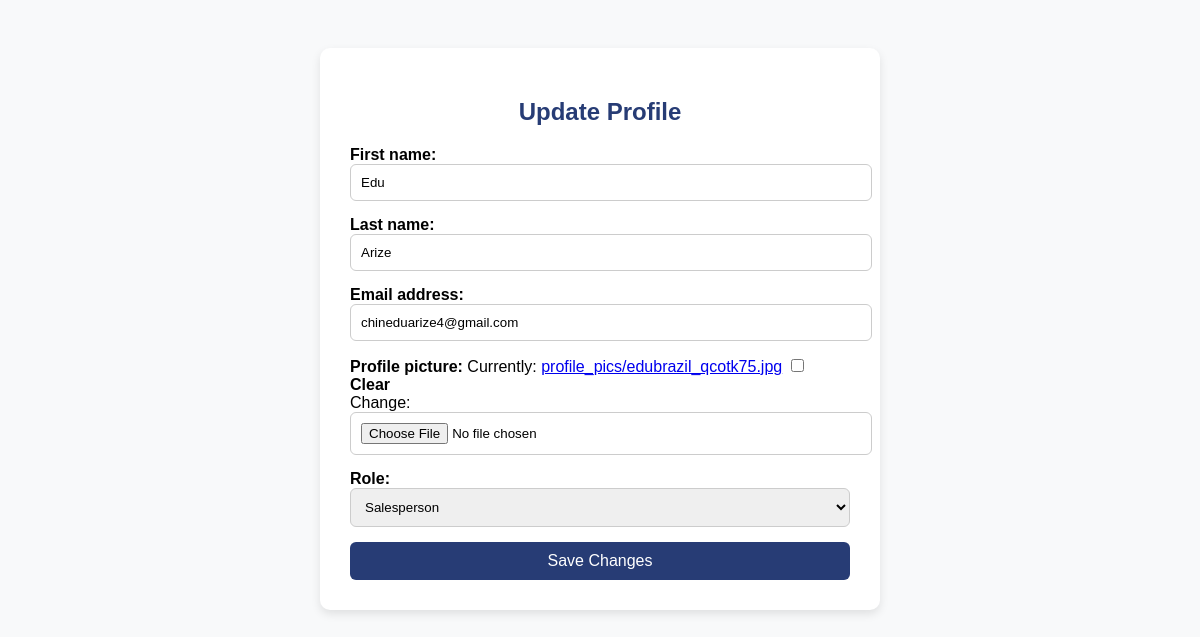
The page /profile/edit/ (signed in) on the database its author committed.
### users/models.py (models this page shows, shortened)
class CustomUser(AbstractUser):
    ROLE_CHOICES = [
        ('manager', 'Manager'),
        ('supervisor', 'Supervisor'),
        ('salesperson', 'Salesperson'),
    ]
    role = models.CharField(max_length=20, choices=[('supervisor', 'Supervisor'), ('salesperson', 'Salesperson')])
    is_approved = models.BooleanField(default=False)  # Only approved users can log in
    profile_picture = models.ImageField(upload_to='profile_pics/', null=True, blank=True)

### users/views.py (the view)
# urls.py: path('profile/edit/', views.update_profile, name='profile_edit'),
@login_required
def update_profile(request):
    user = request.user
    if request.method == 'POST':
        form = ProfileUpdateForm(request.POST, request.FILES, instance=user, user=user)
        if form.is_valid():
            form.save()
            return redirect('users:profile')  # Redirect to some profile view or dashboard
    else:
        form = ProfileUpdateForm(instance=user, user=user)
    return render(request, 'users/update_profile.html', {'form': form})

### users/forms.py
class ProfileUpdateForm(forms.ModelForm):
    class Meta:
        model = CustomUser
        fields = ['first_name', 'last_name', 'email', 'profile_picture', 'role']
        widgets = {
            'email': forms.EmailInput(attrs={'class': 'form-input'}),
        }
    def __init__(self, *args, **kwargs):
        user = kwargs.pop('user', None)  # The currently logged-in user
        super().__init__(*args, **kwargs)
        if user and not (user.is_superuser or user.role == 'manager'):
            del self.fields['role']

### pos/context_processors.py (called while the page is built)
def ui_settings_context(request):  # ✅ Rename to match settings.py
    return {
        'ui_settings': UISettings.objects.first()
    }

def country_list(request):
    countries = Country.objects.all()
    return {'countries': countries}

### users/templates/users/update_profile.html (shortened to what this page needs)
{% load static %}
<!DOCTYPE html>
<html>
<head>
</head>
<body>
<div class="form-container">
    <h2>Update Profile</h2>
    <form method="POST" enctype="multipart/form-data">
        {% for field in form %}
            <div class="form-group">
                {{ field.label_tag }}
                {{ field }}
            </div>
        {% endfor %}
        <button type="submit" class="btn">Save Changes</button>
    </form>
</div>
</body>
</html>

### users/templates/users/update_profile.html (style rules this page uses)
body { font-family: sans-serif; padding: 40px; background: #f8f9fa; }
.form-container { max-width: 500px; background: white; padding: 30px; border-radius: 10px; margin: auto; box-shadow: 0 4px 10px rgba(0,0,0,0.1); }
h2 { text-align: center; color: #273c75; }
.form-group { margin-bottom: 15px; }
label { font-weight: bold; }
input[type="text"], input[type="email"], select, input[type="file"] { width: 100%; padding: 10px; border: 1px solid #ccc; border-radius: 6px; }
.btn { background-color: #273c75; color: white; border: none; padding: 10px 20px; width: 100%; border-radius: 6px; cursor: pointer; font-size: 16px; }

### rows shown on the page
CustomUser: form "Edu" "Arize" "chineduarize4@gmail.com" "Salesperson"

### other values the page prints
{{ field.label_tag }} "First name:" "Last name:" "Email address:" "Profile picture:" "Role:"
